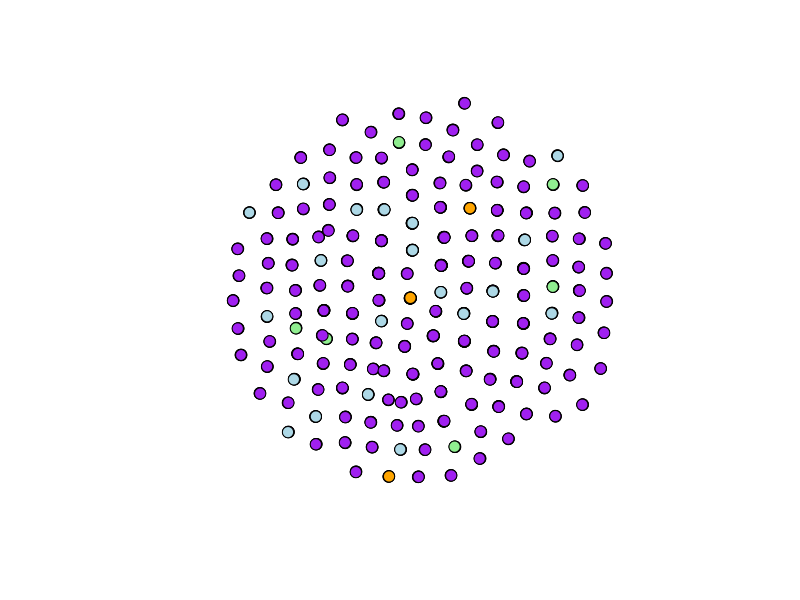

This chart was generated by the following R code:

library(igraph)
library(dplyr)

vih_data<-read.csv("vih_red_completa.csv")

#modificar la base de datos para corregir un error#

library(tidyverse)
vih_data_r <- vih_data$resistencia=="Sin resistencia"
vih_data$resistencia[vih_data_r] <- "sin_resistencia"

conexiones <- vih_data %>%
  filter(cluster_id != 0 & cd4_a < 200) %>%    # Seleccionamos solo aquellos en clusters y con conteo de linfocitos CD4  mayor a 500
  group_by(cluster_id) %>%      # Agrupamos mediante este criterio
  filter(n() >= 4) %>%          # Excluye clusters con menos de 4 individuos
  summarise(pares = list(combn(id_muestra, 2, simplify = F))) %>% 
            # Nuevo df, "pares" que contiene las combinaciones del id según su cluster
  tidyr::unnest(pares) %>%  # Deshanida la lista anterior para que igraph pueda leerla
  mutate(from = sapply(pares, `[[`, 1),      # Genera dos nuevas columnas "from" y "to" 
         to   = sapply(pares, `[[`, 2)) %>%  # señalando de dónde sale y a dónde llega 
  select(from, to)            # Se descarta la columna pares

colores  <- c("NNRTI" = "lightblue", "NRTI"="orange", 
              "PI"="lightgreen", "sin_resistencia"="purple")

g <- graph_from_data_frame(conexiones, directed = F)

plot(g, vertex.label = NA,  vertex.size  = 6, 
     vertex.color = colores[vih_data$resistencia])

vcount(g) # Número de nodos
ecount(g) # Número de conexiones

# Tabla de datos limpia con los datos que vamos a utilizar #

columnas_non <- c("colonia", "municipio", "cp", "seguridad_social") #crear un nuevo 
#objeto en el que indiquemos las columnas que no necesitamos#

vih_data_limpia <-vih_data[, !names(vih_data) %in% columnas_non] #para no modificar 
#nuestra base de datos original, creamos una nueva tabla, ahí indicamos de donde va 
#a tomar los datos de las columnas a borrar#
